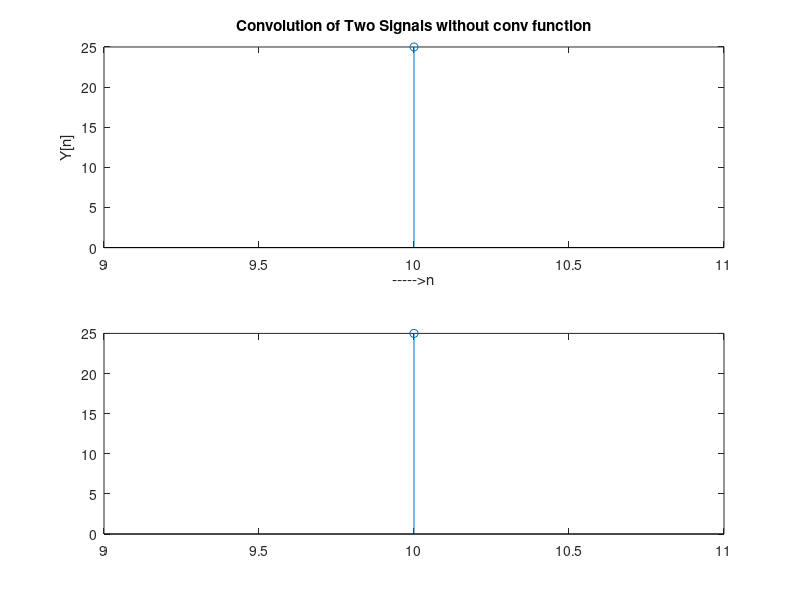

Write the MATLAB code that produced this figure.
clc;
close all 
clear all 
x=input('enter the sequence x ') 
h=input('Enter h: ') 
m1=input('starting of x');
n1=input('starting of h');
m=length(x); 
n=length(h); 
X=[x,zeros(1,n)]; 
H=[h,zeros(1,m)]; 
for i=1:n+m-1 
Y(i)=0; 
for j=1:m 
if(i-j+1>0) 
Y(i)=Y(i)+X(j)*H(i-j+1); 
else 
end 
end 
end 
Y 
p=n1+m1;
b=p+n+m-1;
c=p:b-1;
subplot(2,1,1);
stem(c,Y); 
ylabel('Y[n]'); 
xlabel('----->n'); 
title('Convolution of Two Signals without conv function');
z=conv(x,h);
subplot(2,1,2);
stem(c,z);